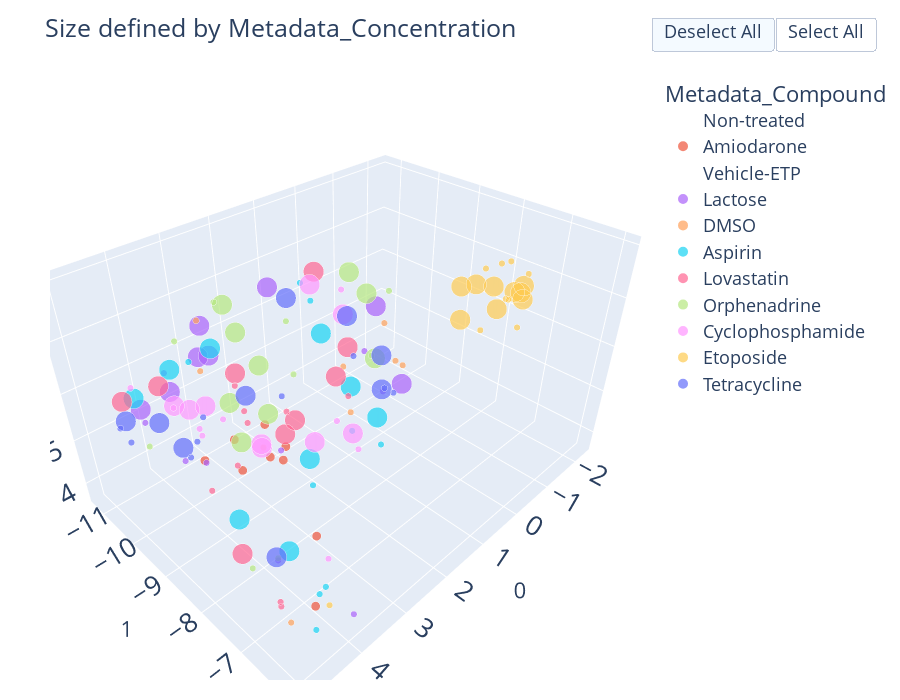

Notebook cell for this chart:
### Code cell
combat_util.plot_umap_3d(df_3d, color_col="Metadata_Compound", split_df = False, split_column = None, np = None,
                      hover_cols=hover_list,
                      size=True, size_col = "Metadata_Concentration",
                      dili_color=True,
                      discrete=True
                      )

### Figure 1 — Plotly figure (JSON) as saved in the notebook; plotly's stock layout.template omitted (floating-point values rounded to 4 significant figures)
{"data": [{"customdata": [["220617_090443_Plate_1", "C2", "Non-treated", 0], ["220608_152238_Plate_1", "G2", "Non-treated", 0], ["220608_152238_Plate_1", "F2", "Non-treated", 0], ["220617_090443_Plate_1", "D2", "Non-treated", 0], ["220607_092050_Plate_1", "E2", "Non-treated", 0], ["220607_092050_Plate_1", "D2", "Non-treated", 0], ["220607_092050_Plate_1", "F2", "Non-treated", 0], ["220607_092050_Plate_1", "G2", "Non-treated", 0], ["220617_090443_Plate_1", "B2", "Non-treated", 0], ["220617_090443_Plate_1", "E2", "Non-treated", 0], ["220617_090443_Plate_1", "G2", "Non-treated", 0], ["220607_092050_Plate_1", "C2", "Non-treated", 0], ["220608_152238_Plate_1", "C2", "Non-treated", 0], ["220617_090443_Plate_1", "F2", "Non-treated", 0], ["220608_152238_Plate_1", "E2", "Non-treated", 0], ["220608_152238_Plate_1", "D2", "Non-treated", 0]], "hovertemplate": "colors_plot_col=Non-treated<br>0=%{x}<br>1=%{y}<br>2=%{z}<br>Metadata_size=%{marker.size}<br>Metadata_Plate=%{customdata[0]}<br>Metadata_Well=%{customdata[1]}<br>Metadata_Compound=%{customdata[2]}<br>Metadata_Concentration=%{customdata[3]}<extra></extra>", "legendgroup": "Non-treated", "marker": {"color": "#636efa", "size": [0, 0, 0, 0, 0, 0, 0, 0, 0, 0, 0, 0, 0, 0, 0, 0], "sizemode": "area", "sizeref": 0.025, "symbol": "circle"}, "mode": "markers", "name": "Non-treated", "scene": "scene", "showlegend": true, "type": "scatter3d", "x": [3.788, 4.014, 4.316, 3.83, 4.528, 3.411, 4.475, 3.703, 1.766, 3.31, 0.3296, -0.1167, 2.459, 3.493, 3.644, 3.547], "y": [-6.748, -8.867, -6.884, -9.315, -6.053, -8.78, -6.913, -8.782, -8.447, -8.34, -10.04, -9.507, -9.366, -8.412, -9.049, -9.338], "z": [4.05, 7.976, 6.753, 7.542, 4.302, 7.59, 5.95, 6.332, 4.329, 7.416, 6.74, 6.612, 6.291, 8.006, 5.035, 6.586]}, {"customdata": [["220607_092050_Plate_1", "D5", "Amiodarone", 0.2], ["220617_090443_Plate_1", "D5", "Amiodarone", 0.2], ["220617_090443_Plate_1", "B5", "Amiodarone", 0.2], ["220617_090443_Plate_1", "C5", "Amiodarone", 0.2], ["220608_152238_Plate_1", "B5", "Amiodarone", 0.2], ["220608_152238_Plate_1", "D5", "Amiodarone", 0.2], ["220607_092050_Plate_1", "B5", "Amiodarone", 0.2], ["220607_092050_Plate_1", "C5", "Amiodarone", 0.2], ["220608_152238_Plate_1", "C5", "Amiodarone", 0.2], ["220617_090443_Plate_1", "B6", "Amiodarone", 2], ["220617_090443_Plate_1", "D6", "Amiodarone", 2], ["220607_092050_Plate_1", "D6", "Amiodarone", 2], ["220607_092050_Plate_1", "B6", "Amiodarone", 2], ["220608_152238_Plate_1", "C6", "Amiodarone", 2], ["220617_090443_Plate_1", "C6", "Amiodarone", 2], ["220607_092050_Plate_1", "C6", "Amiodarone", 2], ["220608_152238_Plate_1", "B6", "Amiodarone", 2], ["220608_152238_Plate_1", "D6", "Amiodarone", 2]], "hovertemplate": "colors_plot_col=Amiodarone<br>0=%{x}<br>1=%{y}<br>2=%{z}<br>Metadata_size=%{marker.size}<br>Metadata_Plate=%{customdata[0]}<br>Metadata_Well=%{customdata[1]}<br>Metadata_Compound=%{customdata[2]}<br>Metadata_Concentration=%{customdata[3]}<extra></extra>", "legendgroup": "Amiodarone", "marker": {"color": "#EF553B", "size": [0, 0, 0, 0, 0, 0, 0, 0, 0, 2, 2, 2, 2, 2, 2, 2, 2, 2], "sizemode": "area", "sizeref": 0.025, "symbol": "circle"}, "mode": "markers", "name": "Amiodarone", "scene": "scene", "showlegend": true, "type": "scatter3d", "x": [3.628, 3.915, 1.79, 3.973, 2.185, 3.949, 3.367, 1.984, 2.899, 3.983, 3.561, 3.03, 3.098, 2.444, 2.684, 2.679, 2.246, 3.19], "y": [-9.289, -10.97, -9.002, -7.166, -7.747, -9.039, -6.689, -9.989, -10.18, -6.749, -10.13, -9.908, -7.671, -9.745, -9.338, -8.971, -9.42, -9.516], "z": [4.813, 5.267, 4.134, 4.241, 4.626, 4.169, 4.031, 4.858, 5.422, 3.681, 4.309, 4.619, 3.87, 4.728, 4.34, 4.495, 4.274, 4.225]}, {"customdata": [["220608_152238_Plate_1", "B11", "Vehicle-ETP", 0], ["220617_090443_Plate_1", "D11", "Vehicle-ETP", 0], ["220608_152238_Plate_1", "D11", "Vehicle-ETP", 0], ["220617_090443_Plate_1", "C11", "Vehicle-ETP", 0], ["220617_090443_Plate_1", "B11", "Vehicle-ETP", 0], ["220607_092050_Plate_1", "D11", "Vehicle-ETP", 0], ["220607_092050_Plate_1", "C11", "Vehicle-ETP", 0], ["220608_152238_Plate_1", "C11", "Vehicle-ETP", 0], ["220607_092050_Plate_1", "B11", "Vehicle-ETP", 0]], "hovertemplate": "colors_plot_col=Vehicle-ETP<br>0=%{x}<br>1=%{y}<br>2=%{z}<br>Metadata_size=%{marker.size}<br>Metadata_Plate=%{customdata[0]}<br>Metadata_Well=%{customdata[1]}<br>Metadata_Compound=%{customdata[2]}<br>Metadata_Concentration=%{customdata[3]}<extra></extra>", "legendgroup": "Vehicle-ETP", "marker": {"color": "#00cc96", "size": [0, 0, 0, 0, 0, 0, 0, 0, 0], "sizemode": "area", "sizeref": 0.025, "symbol": "circle"}, "mode": "markers", "name": "Vehicle-ETP", "scene": "scene", "showlegend": true, "type": "scatter3d", "x": [3.191, 4.124, 4.375, 3.586, 1.441, 1.442, 4.756, 2.879, 0.2249], "y": [-6.903, -10.95, -6.871, -10.57, -8.301, -10.12, -8.798, -10.9, -8.989], "z": [4.254, 5.01, 4.653, 4.643, 5.046, 6.226, 6.438, 5.121, 5.893]}, {"customdata": [["220608_152238_Plate_1", "G10", "Lactose", 1], ["220608_152238_Plate_1", "F10", "Lactose", 1], ["220608_152238_Plate_1", "E10", "Lactose", 1], ["220617_090443_Plate_1", "G10", "Lactose", 1], ["220617_090443_Plate_1", "F10", "Lactose", 1], ["220617_090443_Plate_1", "E10", "Lactose", 1], ["220607_092050_Plate_1", "G10", "Lactose", 1], ["220607_092050_Plate_1", "E10", "Lactose", 1], ["220607_092050_Plate_1", "F10", "Lactose", 1], ["220617_090443_Plate_1", "E11", "Lactose", 10], ["220617_090443_Plate_1", "F11", "Lactose", 10], ["220617_090443_Plate_1", "G11", "Lactose", 10], ["220608_152238_Plate_1", "G11", "Lactose", 10], ["220608_152238_Plate_1", "F11", "Lactose", 10], ["220607_092050_Plate_1", "G11", "Lactose", 10], ["220607_092050_Plate_1", "E11", "Lactose", 10], ["220607_092050_Plate_1", "F11", "Lactose", 10]], "hovertemplate": "colors_plot_col=Lactose<br>0=%{x}<br>1=%{y}<br>2=%{z}<br>Metadata_size=%{marker.size}<br>Metadata_Plate=%{customdata[0]}<br>Metadata_Well=%{customdata[1]}<br>Metadata_Compound=%{customdata[2]}<br>Metadata_Concentration=%{customdata[3]}<extra></extra>", "legendgroup": "Lactose", "marker": {"color": "#ab63fa", "size": [1, 1, 1, 1, 1, 1, 1, 1, 1, 10, 10, 10, 10, 10, 10, 10, 10], "sizemode": "area", "sizeref": 0.025, "symbol": "circle"}, "mode": "markers", "name": "Lactose", "scene": "scene", "showlegend": true, "type": "scatter3d", "x": [3.901, 4.701, 0.9429, 4.306, 4.079, 2.164, 4.402, 3.996, 5.032, 2.076, 1.702, 4.8, 4.141, 4.217, 3.479, 0.2329, 2.719], "y": [-10.43, -6.65, -8.672, -9.457, -7.212, -7.111, -8.648, -5.896, -9.082, -6.831, -10.34, -9.644, -9.892, -8.493, -9.829, -9.085, -11.27], "z": [6.263, 5.42, 6.14, 5.194, 6.664, 6.713, 5.731, 4.302, 6.62, 6.951, 7.062, 6.426, 6.284, 7.671, 7.256, 6.594, 5.626]}, {"customdata": [["220608_152238_Plate_1", "F9", "DMSO", 1.4], ["220608_152238_Plate_1", "E9", "DMSO", 1.4], ["220617_090443_Plate_1", "F9", "DMSO", 1.4], ["220617_090443_Plate_1", "E9", "DMSO", 1.4], ["220608_152238_Plate_1", "G9", "DMSO", 1.4], ["220617_090443_Plate_1", "G9", "DMSO", 1.4], ["220607_092050_Plate_1", "F9", "DMSO", 1.4], ["220607_092050_Plate_1", "E9", "DMSO", 1.4], ["220607_092050_Plate_1", "G9", "DMSO", 1.4]], "hovertemplate": "colors_plot_col=DMSO<br>0=%{x}<br>1=%{y}<br>2=%{z}<br>Metadata_size=%{marker.size}<br>Metadata_Plate=%{customdata[0]}<br>Metadata_Well=%{customdata[1]}<br>Metadata_Compound=%{customdata[2]}<br>Metadata_Concentration=%{customdata[3]}<extra></extra>", "legendgroup": "DMSO", "marker": {"color": "#FFA15A", "size": [1, 1, 1, 1, 1, 1, 1, 1, 1], "sizemode": "area", "sizeref": 0.025, "symbol": "circle"}, "mode": "markers", "name": "DMSO", "scene": "scene", "showlegend": true, "type": "scatter3d", "x": [4.695, 1.473, 2.89, 1.967, 3.742, 3.932, 1.653, 0.6495, 3.051], "y": [-6.473, -7.486, -7.066, -6.918, -8.069, -9.232, -8.48, -8.485, -10.6], "z": [4.226, 6.755, 6.743, 7.183, 5.989, 6.906, 6.249, 6.669, 6.84]}, {"customdata": [["220608_152238_Plate_1", "D3", "Aspirin", 1], ["220617_090443_Plate_1", "D3", "Aspirin", 1], ["220617_090443_Plate_1", "C3", "Aspirin", 1], ["220617_090443_Plate_1", "B3", "Aspirin", 1], ["220607_092050_Plate_1", "D3", "Aspirin", 1], ["220607_092050_Plate_1", "C3", "Aspirin", 1], ["220607_092050_Plate_1", "B3", "Aspirin", 1], ["220608_152238_Plate_1", "C3", "Aspirin", 1], ["220608_152238_Plate_1", "B3", "Aspirin", 1], ["220607_092050_Plate_1", "D4", "Aspirin", 10], ["220608_152238_Plate_1", "D4", "Aspirin", 10], ["220607_092050_Plate_1", "C4", "Aspirin", 10], ["220608_152238_Plate_1", "C4", "Aspirin", 10], ["220607_092050_Plate_1", "B4", "Aspirin", 10], ["220617_090443_Plate_1", "D4", "Aspirin", 10], ["220617_090443_Plate_1", "B4", "Aspirin", 10], ["220617_090443_Plate_1", "C4", "Aspirin", 10], ["220608_152238_Plate_1", "B4", "Aspirin", 10]], "hovertemplate": "colors_plot_col=Aspirin<br>0=%{x}<br>1=%{y}<br>2=%{z}<br>Metadata_size=%{marker.size}<br>Metadata_Plate=%{customdata[0]}<br>Metadata_Well=%{customdata[1]}<br>Metadata_Compound=%{customdata[2]}<br>Metadata_Concentration=%{customdata[3]}<extra></extra>", "legendgroup": "Aspirin", "marker": {"color": "#19d3f3", "size": [1, 1, 1, 1, 1, 1, 1, 1, 1, 10, 10, 10, 10, 10, 10, 10, 10, 10], "sizemode": "area", "sizeref": 0.025, "symbol": "circle"}, "mode": "markers", "name": "Aspirin", "scene": "scene", "showlegend": true, "type": "scatter3d", "x": [3.263, 4.471, 4.101, 1.207, 0.7794, 0.6969, 2.638, 4.451, 1.677, 3.994, 3.338, 0.745, 2.819, 2.192, 4.335, 1.006, 3.708, 1.519], "y": [-10.69, -6.086, -6.365, -8.709, -10.52, -10.34, -8.241, -6.211, -7.553, -8.577, -11.28, -10.02, -10.66, -8.82, -10.82, -8.957, -7.67, -7.807], "z": [6.053, 5.007, 4.589, 4.46, 6.732, 6.392, 4.348, 4.073, 5.108, 4.264, 5.637, 5.827, 6.146, 4.312, 5.761, 5.258, 3.988, 5.466]}, {"customdata": [["220608_152238_Plate_1", "F3", "Lovastatin", 1], ["220608_152238_Plate_1", "E3", "Lovastatin", 1], ["220608_152238_Plate_1", "G3", "Lovastatin", 1], ["220617_090443_Plate_1", "G3", "Lovastatin", 1], ["220617_090443_Plate_1", "F3", "Lovastatin", 1], ["220617_090443_Plate_1", "E3", "Lovastatin", 1], ["220607_092050_Plate_1", "G3", "Lovastatin", 1], ["220607_092050_Plate_1", "F3", "Lovastatin", 1], ["220607_092050_Plate_1", "E3", "Lovastatin", 1], ["220608_152238_Plate_1", "F4", "Lovastatin", 10], ["220617_090443_Plate_1", "E4", "Lovastatin", 10], ["220617_090443_Plate_1", "F4", "Lovastatin", 10], ["220617_090443_Plate_1", "G4", "Lovastatin", 10], ["220608_152238_Plate_1", "G4", "Lovastatin", 10], ["220607_092050_Plate_1", "G4", "Lovastatin", 10], ["220607_092050_Plate_1", "E4", "Lovastatin", 10], ["220607_092050_Plate_1", "F4", "Lovastatin", 10], ["220608_152238_Plate_1", "E4", "Lovastatin", 10]], "hovertemplate": "colors_plot_col=Lovastatin<br>0=%{x}<br>1=%{y}<br>2=%{z}<br>Metadata_size=%{marker.size}<br>Metadata_Plate=%{customdata[0]}<br>Metadata_Well=%{customdata[1]}<br>Metadata_Compound=%{customdata[2]}<br>Metadata_Concentration=%{customdata[3]}<extra></extra>", "legendgroup": "Lovastatin", "marker": {"color": "#FF6692", "size": [1, 1, 1, 1, 1, 1, 1, 1, 1, 10, 10, 10, 10, 10, 10, 10, 10, 10], "sizemode": "area", "sizeref": 0.025, "symbol": "circle"}, "mode": "markers", "name": "Lovastatin", "scene": "scene", "showlegend": true, "type": "scatter3d", "x": [3.171, 4.096, 4.855, 2.742, 4.965, 3.002, 3.831, 4.484, 4.081, 0.6688, 2.737, 5.01, 4.755, 3.916, 3.572, 3.585, 3.782, 2.575], "y": [-9.298, -9.125, -6.47, -8.71, -6.313, -7.001, -8.509, -7.686, -7.925, -10.26, -7.286, -7.032, -10.35, -10.69, -8.856, -7.485, -7.48, -7.7], "z": [5.686, 4.609, 4.84, 5.763, 4.99, 7.125, 6.953, 6.343, 6.737, 7.024, 7.685, 5.493, 6.173, 5.871, 6.877, 6.756, 6.619, 6.896]}, {"customdata": [["220608_152238_Plate_1", "F5", "Orphenadrine", 1], ["220608_152238_Plate_1", "E5", "Orphenadrine", 1], ["220617_090443_Plate_1", "G5", "Orphenadrine", 1], ["220617_090443_Plate_1", "F5", "Orphenadrine", 1], ["220608_152238_Plate_1", "G5", "Orphenadrine", 1], ["220617_090443_Plate_1", "E5", "Orphenadrine", 1], ["220607_092050_Plate_1", "F5", "Orphenadrine", 1], ["220607_092050_Plate_1", "E5", "Orphenadrine", 1], ["220607_092050_Plate_1", "G5", "Orphenadrine", 1], ["220617_090443_Plate_1", "E6", "Orphenadrine", 10], ["220617_090443_Plate_1", "F6", "Orphenadrine", 10], ["220617_090443_Plate_1", "G6", "Orphenadrine", 10], ["220608_152238_Plate_1", "G6", "Orphenadrine", 10], ["220607_092050_Plate_1", "F6", "Orphenadrine", 10], ["220608_152238_Plate_1", "F6", "Orphenadrine", 10], ["220607_092050_Plate_1", "G6", "Orphenadrine", 10], ["220608_152238_Plate_1", "E6", "Orphenadrine", 10], ["220607_092050_Plate_1", "E6", "Orphenadrine", 10]], "hovertemplate": "colors_plot_col=Orphenadrine<br>0=%{x}<br>1=%{y}<br>2=%{z}<br>Metadata_size=%{marker.size}<br>Metadata_Plate=%{customdata[0]}<br>Metadata_Well=%{customdata[1]}<br>Metadata_Compound=%{customdata[2]}<br>Metadata_Concentration=%{customdata[3]}<extra></extra>", "legendgroup": "Orphenadrine", "marker": {"color": "#B6E880", "size": [1, 1, 1, 1, 1, 1, 1, 1, 1, 10, 10, 10, 10, 10, 10, 10, 10, 10], "sizemode": "area", "sizeref": 0.025, "symbol": "circle"}, "mode": "markers", "name": "Orphenadrine", "scene": "scene", "showlegend": true, "type": "scatter3d", "x": [3.312, 3.313, 4.616, 3.051, 3.456, 2.799, 4.805, 0.3542, 4.728, 2.63, 4.234, 4.01, 3.577, 4.681, 4.513, 3.267, 0.2569, 0.8131], "y": [-9.598, -7.787, -9.981, -8.21, -10.72, -6.766, -6.507, -8.667, -7.244, -6.864, -7.234, -7.65, -8.986, -7.244, -7.665, -9.185, -9.751, -8.771], "z": [7.7, 7.259, 5.373, 7.841, 6.554, 7.818, 5.666, 7.115, 4.779, 7.647, 7.369, 7.815, 8.012, 7.152, 7.465, 7.322, 7.05, 7.205]}, {"customdata": [["220608_152238_Plate_1", "D7", "Cyclophosphamide", 1], ["220617_090443_Plate_1", "D7", "Cyclophosphamide", 1], ["220617_090443_Plate_1", "C7", "Cyclophosphamide", 1], ["220617_090443_Plate_1", "B7", "Cyclophosphamide", 1], ["220608_152238_Plate_1", "C7", "Cyclophosphamide", 1], ["220607_092050_Plate_1", "D7", "Cyclophosphamide", 1], ["220607_092050_Plate_1", "C7", "Cyclophosphamide", 1], ["220607_092050_Plate_1", "B7", "Cyclophosphamide", 1], ["220608_152238_Plate_1", "B7", "Cyclophosphamide", 1], ["220617_090443_Plate_1", "D8", "Cyclophosphamide", 10], ["220607_092050_Plate_1", "D8", "Cyclophosphamide", 10], ["220607_092050_Plate_1", "C8", "Cyclophosphamide", 10], ["220607_092050_Plate_1", "B8", "Cyclophosphamide", 10], ["220608_152238_Plate_1", "D8", "Cyclophosphamide", 10], ["220608_152238_Plate_1", "B8", "Cyclophosphamide", 10], ["220617_090443_Plate_1", "C8", "Cyclophosphamide", 10], ["220608_152238_Plate_1", "C8", "Cyclophosphamide", 10], ["220617_090443_Plate_1", "B8", "Cyclophosphamide", 10]], "hovertemplate": "colors_plot_col=Cyclophosphamide<br>0=%{x}<br>1=%{y}<br>2=%{z}<br>Metadata_size=%{marker.size}<br>Metadata_Plate=%{customdata[0]}<br>Metadata_Well=%{customdata[1]}<br>Metadata_Compound=%{customdata[2]}<br>Metadata_Concentration=%{customdata[3]}<extra></extra>", "legendgroup": "Cyclophosphamide", "marker": {"color": "#FF97FF", "size": [1, 1, 1, 1, 1, 1, 1, 1, 1, 10, 10, 10, 10, 10, 10, 10, 10, 10], "sizemode": "area", "sizeref": 0.025, "symbol": "circle"}, "mode": "markers", "name": "Cyclophosphamide", "scene": "scene", "showlegend": true, "type": "scatter3d", "x": [4.19, 3.525, 3.656, 3.225, 3.439, 3.998, 0.07191, 1.343, 1.835, 3.342, 3.416, 3.05, 2.265, 3.7, 2.137, 3.219, 0.5601, 0.4792], "y": [-11.16, -11.01, -9.981, -7.252, -9.55, -9.34, -10.14, -8.978, -7.931, -10.79, -8.568, -9.07, -8.583, -10.66, -7.773, -10.42, -10.51, -9.689], "z": [5.726, 5.008, 5.191, 3.748, 5.521, 5.617, 6.465, 4.621, 4.867, 4.992, 5.557, 4.951, 4.9, 5.346, 5.497, 5.21, 6.622, 6.276]}, {"customdata": [["220608_152238_Plate_1", "D9", "Etoposide", 1], ["220617_090443_Plate_1", "D9", "Etoposide", 1], ["220617_090443_Plate_1", "C9", "Etoposide", 1], ["220617_090443_Plate_1", "B9", "Etoposide", 1], ["220608_152238_Plate_1", "C9", "Etoposide", 1], ["220607_092050_Plate_1", "D9", "Etoposide", 1], ["220607_092050_Plate_1", "C9", "Etoposide", 1], ["220607_092050_Plate_1", "B9", "Etoposide", 1], ["220608_152238_Plate_1", "B9", "Etoposide", 1], ["220607_092050_Plate_1", "D10", "Etoposide", 10], ["220608_152238_Plate_1", "C10", "Etoposide", 10], ["220607_092050_Plate_1", "C10", "Etoposide", 10], ["220608_152238_Plate_1", "D10", "Etoposide", 10], ["220617_090443_Plate_1", "B10", "Etoposide", 10], ["220608_152238_Plate_1", "B10", "Etoposide", 10], ["220617_090443_Plate_1", "D10", "Etoposide", 10], ["220617_090443_Plate_1", "C10", "Etoposide", 10], ["220607_092050_Plate_1", "B10", "Etoposide", 10]], "hovertemplate": "colors_plot_col=Etoposide<br>0=%{x}<br>1=%{y}<br>2=%{z}<br>Metadata_size=%{marker.size}<br>Metadata_Plate=%{customdata[0]}<br>Metadata_Well=%{customdata[1]}<br>Metadata_Compound=%{customdata[2]}<br>Metadata_Concentration=%{customdata[3]}<extra></extra>", "legendgroup": "Etoposide", "marker": {"color": "#FECB52", "size": [1, 1, 1, 1, 1, 1, 1, 1, 1, 10, 10, 10, 10, 10, 10, 10, 10, 10], "sizemode": "area", "sizeref": 0.025, "symbol": "circle"}, "mode": "markers", "name": "Etoposide", "scene": "scene", "showlegend": true, "type": "scatter3d", "x": [-1.495, -1.496, -1.886, -1.64, -1.849, -1.221, -1.081, -1.028, 3.937, -1.719, -2.252, -1.925, -1.656, -1.52, -0.7662, -1.534, -1.672, -2.294], "y": [-7.469, -7.973, -7.899, -7.562, -7.293, -7.255, -6.917, -7.63, -6.476, -7.265, -7.591, -8.041, -7.29, -8.499, -7.918, -8.177, -7.752, -7.798], "z": [7.449, 7.128, 7.117, 6.603, 7.137, 6.877, 6.51, 6.167, 3.915, 6.68, 6.635, 6.572, 6.834, 6.553, 6.38, 6.716, 6.301, 6.408]}, {"customdata": [["220608_152238_Plate_1", "E7", "Tetracycline", 1], ["220608_152238_Plate_1", "F7", "Tetracycline", 1], ["220608_152238_Plate_1", "G7", "Tetracycline", 1], ["220617_090443_Plate_1", "G7", "Tetracycline", 1], ["220617_090443_Plate_1", "F7", "Tetracycline", 1], ["220617_090443_Plate_1", "E7", "Tetracycline", 1], ["220607_092050_Plate_1", "F7", "Tetracycline", 1], ["220607_092050_Plate_1", "E7", "Tetracycline", 1], ["220607_092050_Plate_1", "G7", "Tetracycline", 1], ["220617_090443_Plate_1", "F8", "Tetracycline", 10], ["220617_090443_Plate_1", "E8", "Tetracycline", 10], ["220617_090443_Plate_1", "G8", "Tetracycline", 10], ["220608_152238_Plate_1", "G8", "Tetracycline", 10], ["220607_092050_Plate_1", "F8", "Tetracycline", 10], ["220608_152238_Plate_1", "E8", "Tetracycline", 10], ["220608_152238_Plate_1", "F8", "Tetracycline", 10], ["220607_092050_Plate_1", "G8", "Tetracycline", 10], ["220607_092050_Plate_1", "E8", "Tetracycline", 10]], "hovertemplate": "colors_plot_col=Tetracycline<br>0=%{x}<br>1=%{y}<br>2=%{z}<br>Metadata_size=%{marker.size}<br>Metadata_Plate=%{customdata[0]}<br>Metadata_Well=%{customdata[1]}<br>Metadata_Compound=%{customdata[2]}<br>Metadata_Concentration=%{customdata[3]}<extra></extra>", "legendgroup": "Tetracycline", "marker": {"color": "#636efa", "size": [1, 1, 1, 1, 1, 1, 1, 1, 1, 10, 10, 10, 10, 10, 10, 10, 10, 10], "sizemode": "area", "sizeref": 0.025, "symbol": "circle"}, "mode": "markers", "name": "Tetracycline", "scene": "scene", "showlegend": true, "type": "scatter3d", "x": [1.665, 4.016, 2.748, 5.011, 4.959, 2.581, 4.584, 1.805, 4.581, 5.025, 2.3, 4.099, 1.284, 4.585, 1.248, 3.052, 4.489, 1.505], "y": [-7.527, -9.202, -8.804, -9.741, -10.15, -6.543, -8.5, -8.089, -8.761, -9.742, -7.045, -10.54, -10.35, -6.844, -7.967, -9.39, -9.123, -8.542], "z": [6.298, 6.084, 6.035, 5.842, 5.857, 7.204, 6.348, 6.717, 5.879, 6.271, 7.455, 5.258, 6.68, 5.233, 5.833, 5.898, 5.796, 7.146]}], "layout": {"autosize": false, "font": {"size": 18}, "height": 700, "legend": {"itemsizing": "constant", "title": {"text": "Metadata_Compound"}, "tracegroupgap": 0}, "margin": {"b": 20, "l": 50, "pad": 4, "r": 50, "t": 50}, "scene": {"domain": {"x": [0, 1], "y": [0, 1]}, "xaxis": {"title": {"text": "0"}}, "yaxis": {"title": {"text": "1"}}, "zaxis": {"title": {"text": "2"}}}, "title": {"text": "Size defined by Metadata_Concentration"}, "updatemenus": [{"buttons": [{"args": ["visible", "legendonly"], "label": "Deselect All", "method": "restyle"}, {"args": ["visible", true], "label": "Select All", "method": "restyle"}], "direction": "left", "pad": {"r": 5, "t": 5}, "showactive": true, "type": "buttons", "x": 1, "xanchor": "left", "y": 1.1, "yanchor": "top"}], "width": 900}}
